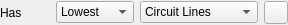
<?xml version="1.0" encoding="UTF-8"?>
<ui version="4.0">
 <class>ComparatorLine</class>
 <widget class="QWidget" name="ComparatorLine">
  <property name="geometry">
   <rect>
    <x>0</x>
    <y>0</y>
    <width>288</width>
    <height>25</height>
   </rect>
  </property>
  <property name="windowTitle">
   <string/>
  </property>
  <layout class="QHBoxLayout" name="horizontalLayout">
   <property name="margin">
    <number>0</number>
   </property>
   <item>
    <widget class="QLabel" name="label">
     <property name="minimumSize">
      <size>
       <width>41</width>
       <height>0</height>
      </size>
     </property>
     <property name="text">
      <string>Has</string>
     </property>
    </widget>
   </item>
   <item>
    <widget class="QComboBox" name="compare">
     <property name="minimumSize">
      <size>
       <width>78</width>
       <height>0</height>
      </size>
     </property>
     <property name="maximumSize">
      <size>
       <width>78</width>
       <height>16777215</height>
      </size>
     </property>
     <item>
      <property name="text">
       <string>Lowest</string>
      </property>
     </item>
     <item>
      <property name="text">
       <string>Highest</string>
      </property>
     </item>
    </widget>
   </item>
   <item>
    <widget class="QComboBox" name="what">
     <item>
      <property name="text">
       <string>Circuit Lines</string>
      </property>
     </item>
     <item>
      <property name="text">
       <string>Gate Count</string>
      </property>
     </item>
     <item>
      <property name="text">
       <string>Quantum Costs</string>
      </property>
     </item>
     <item>
      <property name="text">
       <string>Transistor Costs</string>
      </property>
     </item>
    </widget>
   </item>
   <item>
    <widget class="QToolButton" name="button">
     <property name="text">
      <string/>
     </property>
    </widget>
   </item>
  </layout>
 </widget>
 <resources/>
 <connections/>
</ui>
